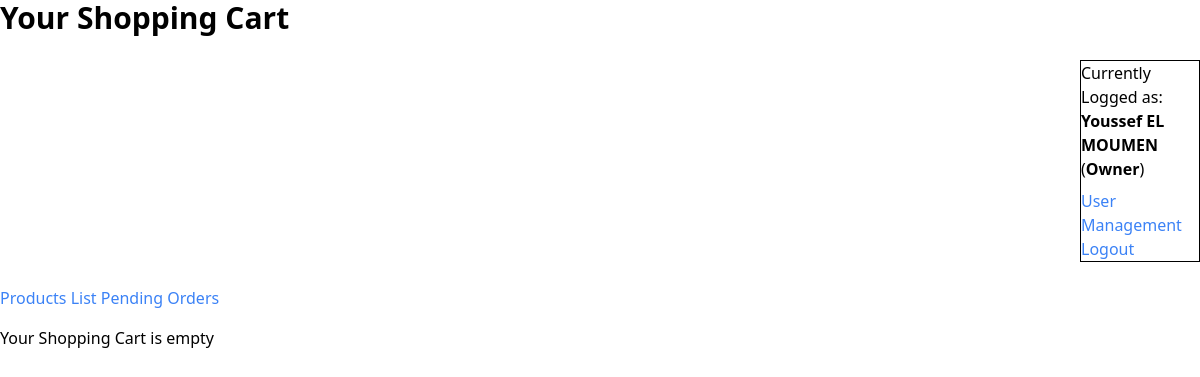
The app's page /User/User_ShoppingCart.php (signed in), older data.
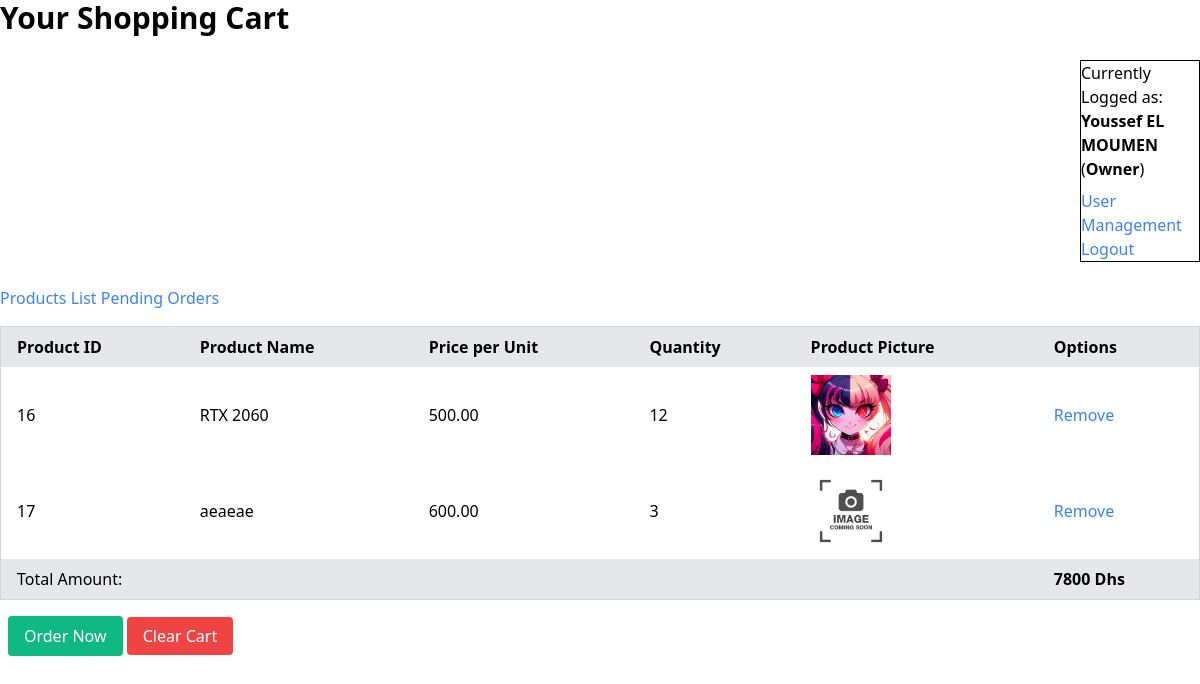
The same page, newer data.
### tables this page shows
CREATE TABLE `shoppingcart` (
  `CartItem_ID` int NOT NULL AUTO_INCREMENT,
  `User_ID` int DEFAULT NULL,
  `Product_ID` int DEFAULT NULL,
  `Quantity` int DEFAULT NULL,
  PRIMARY KEY (`CartItem_ID`),
  KEY `User_ID` (`User_ID`),
  KEY `Product_ID` (`Product_ID`),
  CONSTRAINT `shoppingcart_ibfk_1` FOREIGN KEY (`User_ID`) REFERENCES `users` (`User_ID`),
  CONSTRAINT `shoppingcart_ibfk_2` FOREIGN KEY (`Product_ID`) REFERENCES `products` (`Product_ID`)
);

CREATE TABLE `products` (
  `Product_ID` int NOT NULL AUTO_INCREMENT,
  `Product_Name` varchar(255) DEFAULT NULL,
  `Category_ID` int DEFAULT NULL,
  `SubCategory_ID` int DEFAULT NULL,
  `Product_Desc` varchar(2000) DEFAULT NULL,
  `Manufacturer_ID` int DEFAULT NULL,
  `Buying_Price` decimal(10,2) DEFAULT NULL,
  `Selling_Price` decimal(10,2) DEFAULT NULL,
  `Product_Quantity` int DEFAULT NULL,
  `Product_Visibility` enum('Visible','Invisible') NOT NULL DEFAULT 'Visible',
  `Date_Created` timestamp NULL DEFAULT CURRENT_TIMESTAMP,
  `Product_Picture` varchar(255) DEFAULT NULL,
  PRIMARY KEY (`Product_ID`),
  KEY `Category_ID` (`Category_ID`),
  KEY `SubCategory_ID` (`SubCategory_ID`),
  KEY `Manufacturer_ID` (`Manufacturer_ID`),
  CONSTRAINT `products_ibfk_1` FOREIGN KEY (`Category_ID`) REFERENCES `categories` (`Category_ID`),
  CONSTRAINT `products_ibfk_2` FOREIGN KEY (`SubCategory_ID`) REFERENCES `subcategories` (`SubCategory_ID`),
  CONSTRAINT `products_ibfk_3` FOREIGN KEY (`Manufacturer_ID`) REFERENCES `manufacturers` (`Manufacturer_ID`),
  CONSTRAINT `chk_buying_price` CHECK ((`Buying_Price` <= `Selling_Price`))
);

### User/User_ShoppingCart.php (the view, shortened to what this page needs)
<!DOCTYPE html>
<html lang="en">
<head>
    <?php
    include_once ("../DB_Connexion.php");
    $User_ID = $_SESSION['User_ID'];
    $query = "SELECT User_Role, User_Username , User_FirstName , User_LastName FROM Users WHERE User_ID = :User_ID";
    $pdostmt = $connexion->prepare($query);
    $pdostmt->execute([':User_ID' => $User_ID]);
    if ($row = $pdostmt->fetch(PDO::FETCH_ASSOC)) {
        $User_Role = $row['User_Role'];
        $User_FullName = $row['User_FirstName'] . ' ' . $row['User_LastName'];
        if ($User_Role === 'Owner') {
            $showUserManagement = true;
        } else {
            $showUserManagement = false;
        }
    }
    $Shopping_Query = " SELECT sc.CartItem_ID, sc.Product_ID, sc.Quantity, p.Product_Name, p.Selling_Price, p.Product_Picture
                        FROM ShoppingCart sc
                        JOIN Products p ON sc.Product_ID = p.Product_ID
                        WHERE sc.User_ID = :User_ID";
    $pdostmt = $connexion->prepare($Shopping_Query);
    $pdostmt->execute([':User_ID' => $User_ID]);
    $Shopping_Cart = $pdostmt->fetchAll(PDO::FETCH_ASSOC);
    $totalAmount = 0;
    foreach ($Shopping_Cart as $item):
        $totalAmount += $item['Selling_Price'] * $item['Quantity'];
    endforeach;
    ?>
</head>
<body class="bg-gray-100 p-8">
    <h1 class="text-3xl font-bold mb-6">Your Shopping Cart</h1>
    <div id="User_Management" class="mb-6">
        <span class="mr-2">Currently Logged as:
            <span class="font-bold"><?php echo $User_FullName ?></span> (<span
                class="font-bold"><?php echo $User_Role ?></span>)
        </span>
        <?php if ($showUserManagement): ?>
            <div class="mt-2">
                <a href="../User/User_Management.php" class="text-blue-500 hover:underline">User Management</a>
            </div>
        <?php endif; ?>
        <a href="../User/User_Logout.php" class="text-blue-500 hover:underline">Logout</a>
    </div>
    <a href="../Product/Products_List.php" class="text-blue-500 hover:underline mb-4 inline-block">Products List</a>
    <a href="User_OrderStatus.php" class="text-blue-500 hover:underline mb-4 inline-block">Pending Orders</a>
    <?php if ($Shopping_Cart) { ?>
    <section class="overflow-x-auto">
        <table class="min-w-full bg-white border border-gray-300">
            <thead>
                <tr class="bg-gray-200 text-left">
                    <th class="px-4 py-2">Product ID</th>
                    <th class="px-4 py-2">Product Name</th>
                    <th class="px-4 py-2">Price per Unit</th>
                    <th class="px-4 py-2">Quantity</th>
                    <th class="px-4 py-2">Product Picture</th>
                    <th class="px-4 py-2">Options</th>
                </tr>
            </thead>
            <tbody>
                <?php
                foreach ($Shopping_Cart as $item): ?>
                    <tr class="hover:bg-gray-100">
                        <td class="px-4 py-2"><?php echo $item['Product_ID']; ?></td>
                        <td class="px-4 py-2"><?php echo $item['Product_Name']; ?></td>
                        <td class="px-4 py-2"><?php echo $item['Selling_Price']; ?></td>
                        <td class="px-4 py-2"><?php echo $item['Quantity']; ?></td>
                        <td class="px-4 py-2">
                            <img src="../Product/<?php echo $item['Product_Picture']; ?>" alt="Product Image"
                                class="h-20 w-20 object-cover">
                        </td>
                        <td class="px-4 py-2">
                            <a href="User_Delete_Item_ShoppingCart.php?id=<?php echo $item["CartItem_ID"]; ?>"
                                class="text-blue-500 hover:underline">Remove</a>
                        </td>
                    </tr>
                <?php endforeach; ?>
            </tbody>
            <tfoot>
                <tr class="bg-gray-200">
                    <td class="px-4 py-2" colspan="5">Total Amount:</td>
                    <td class="px-4 py-2 font-bold"><?php echo $totalAmount; ?> Dhs</td>
                </tr>
            </tfoot>
        </table>
        <div class="mt-4">
            <?php if (!empty($Shopping_Cart)): ?>
                <button id="orderNowBtn" class="bg-green-500 text-white px-4 py-2 rounded hover:bg-green-700 ml-2">Order
                    Now</button>
                <a href="User_Delete_Item_ShoppingCart.php?id=clearAllCart"
                    class="bg-red-500 text-white px-4 py-2 rounded hover:bg-red-700">Clear Cart</a>
            <?php endif; ?>
            <?php } else {?>
                <h1>Your Shopping Cart is empty</h1>
                <?php } ?>
        </div>
    </section>
</body>
</html>

Row changes from the older to the newer data that the page shows:
added shoppingcart: Product_ID "16", Product_ID.Product_Name "RTX 2060", Product_ID.Selling_Price "500.00", Quantity "12", Product_ID.Product_Picture (picture)
added shoppingcart: Product_ID "17", Product_ID.Product_Name "aeaeae", Product_ID.Selling_Price "600.00", Quantity "3", Product_ID.Product_Picture (placeholder picture)
Text that changed along with them:
$totalAmount: (not shown) → "7800"
text no longer shown: "Your Shopping Cart is empty"
text now shown: "Product ID Product Name Price per Unit Quantity Product Picture Options Total Amount: Dhs Order Now Clear Cart"
